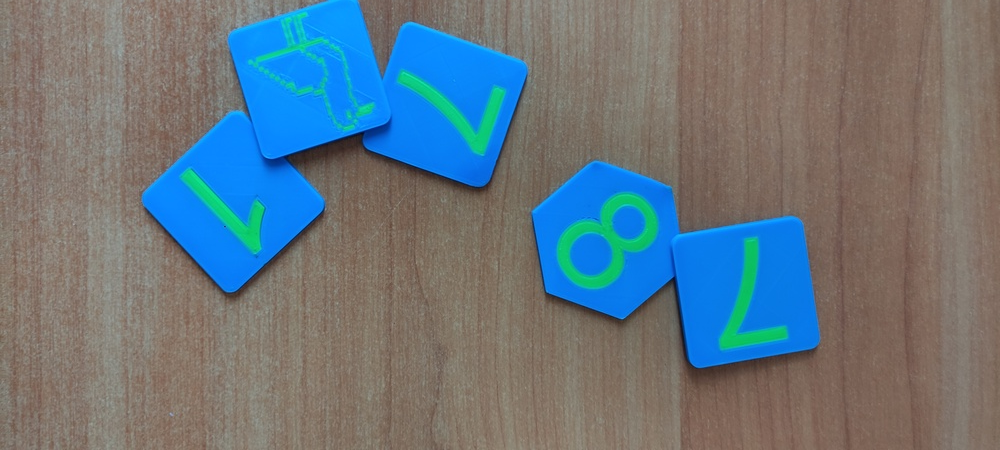
#> input picture Lab1/Dataset/1695128011374.jpg, 1000 x 450 px, shrunk from 4624 x 2080 before the run
$ python -i withLib.py   (imports and definitions only)
#> lines starting #> are read from the running program, lines starting #| are printed output that depends on the picture; after the words box and inside, x2 and y2 are one past the last pixel; in counts of white or black regions, pixels touching at a corner belong together
#> further down, picture is the input picture: shape (450, 1000, 3); mean B, G, R 126.5, 118.5, 104.2
### Lab1/utils.py
import os
import numpy as np

def ensure_dir(path: str) -> None:
    if not os.path.exists(path):
        os.makedirs(path, exist_ok=True)


def save_step(img: np.ndarray, name: str, variant: str, base_dir: str) -> None:
    import matplotlib.pyplot as plt
    folder = os.path.join(base_dir, f"variant_{variant}")
    ensure_dir(folder)
    path = os.path.join(folder, f"{name}.png")
    if img.dtype == bool:
        plt.imsave(path, img.astype(np.uint8) * 255, cmap="gray")
    elif img.ndim == 2:
        plt.imsave(path, img.astype(np.uint8), cmap="gray")
    else:
        plt.imsave(path, img.astype(np.uint8))

### Lab1/withLib.py
import os
from utils import save_step
from scipy.ndimage import gaussian_filter, binary_opening, binary_closing, label, binary_fill_holes, convolve
import numpy as np


def otsu_threshold(img: np.ndarray) -> int:
    img8 = np.clip(img, 0, 255).astype(np.uint8)
    hist = np.bincount(img8.ravel(), minlength=256).astype(float)
    total = img8.size
    sum_total = np.dot(np.arange(256), hist)
    sum_b = 0.0
    w_b = 0.0
    var_max = 0.0
    threshold = 0
    for t in range(256):
        w_b += hist[t]
        if w_b == 0:
            continue
        w_f = total - w_b
        if w_f == 0:
            break
        sum_b += t * hist[t]
        m_b = sum_b / w_b
        m_f = (sum_total - sum_b) / w_f
        var_between = w_b * w_f * (m_b - m_f) ** 2
        if var_between > var_max:
            var_max = var_between
            threshold = t
    return threshold


def scki_kit_impl(image: np.ndarray, sigma: float = 1.5, outdir: str = "."):
#> called with sigma = 1.5, outdir = '.'
    denom = image[:, :, 0].astype(float) + image[:, :, 1].astype(float) + image[:, :, 2].astype(float) + 1e-5
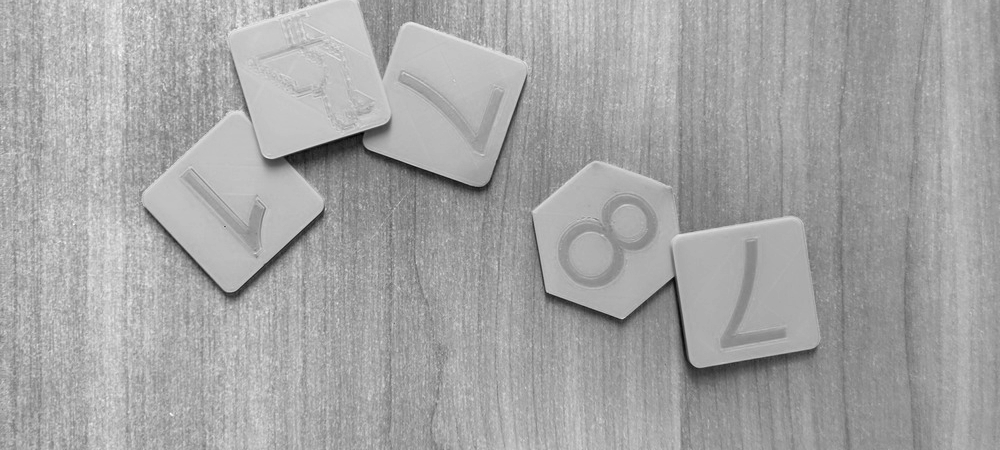
#> denom: shape (450, 1000) float64; min 58, max 508, mean 349.2; drawn with min black and max white
    blue_ratio = image[:, :, 2].astype(float) / denom
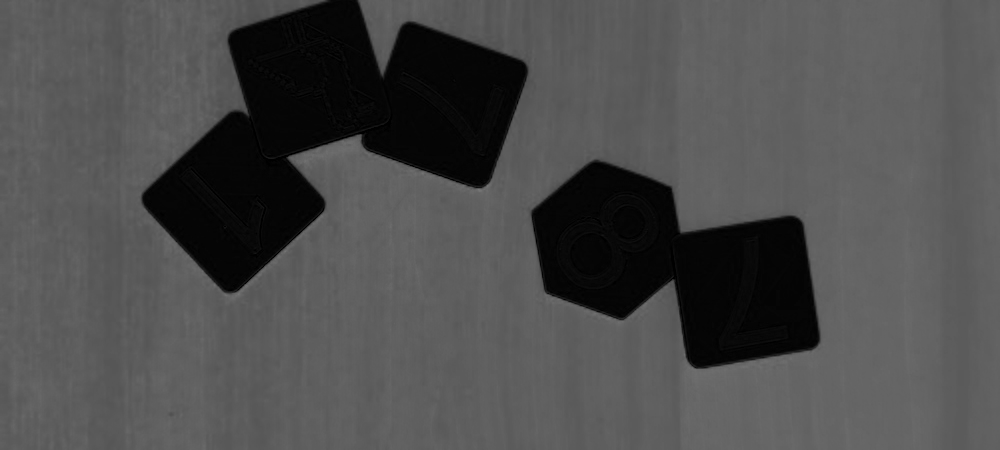
#> blue_ratio: shape (450, 1000) float64; min 0, max 0.461, mean 0.304
    blue_ratio *= 255.0

    blurred = gaussian_filter(blue_ratio, sigma=sigma)
    save_step(blurred, "01_blurred", "B", outdir)
#> in save_step, `plt.imsave(path, img.astype(np.uint8), cmap="gray")`:
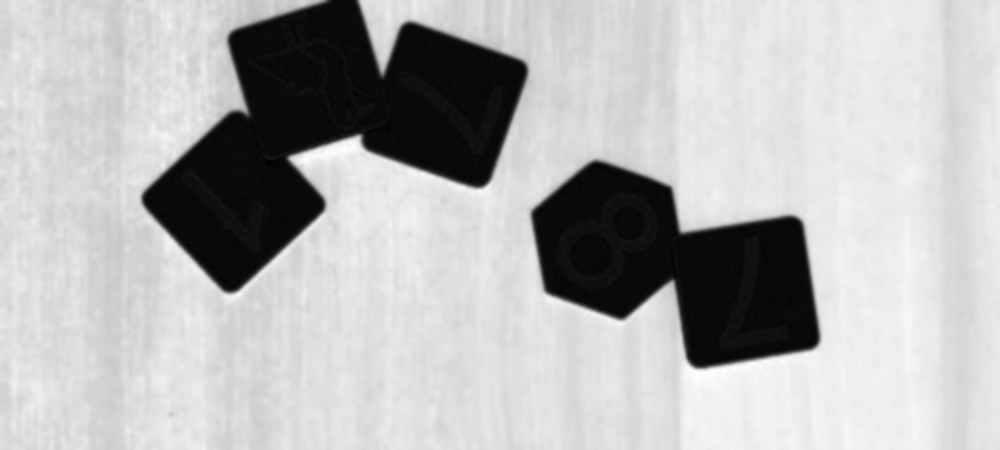
#> saved as 01_blurred.png: shape (450, 1000, 3); min 0, max 255, mean 181.5

    thr = otsu_threshold(blurred)
#> in otsu_threshold, `hist = np.bincount(img8.ravel(), minlength=256).astype(float)`: hist = 256 values, max 47438 at index 5, min 0 at index 0, mean 1757.8
#> in otsu_threshold, `sum_total = np.dot(np.arange(256), hist)`: sum_total = 34688252
#> the loop in otsu_threshold, `for t in range(256):` made 109 passes
#> (w_b, w_f, sum_b, m_b, m_f, var_max) on passes 2 to 13: (9, 449991, 9, 1, 77.09, 2.34e+10), (39, 449961, 69, 1.77, 77.09, 9.96e+10), (230, 449770, 642, 2.79, 77.12, 5.72e+11), (4730, 445270, 18642, 3.94, 77.86, 1.15e+13), (52168, 397832, 255832, 4.9, 86.55, 1.38e+14), (67769, 382231, 349438, 5.16, 89.84, 1.86e+14), (73607, 376393, 390304, 5.3, 91.12, 2.04e+14), (80303, 369697, 443872, 5.53, 92.63, 2.25e+14), (82497, 367503, 463618, 5.62, 93.13, 2.32e+14), (83091, 366909, 469558, 5.65, 93.26, 2.34e+14), (83507, 366493, 474134, 5.68, 93.36, 2.35e+14), (83911, 366089, 478982, 5.71, 93.45, 2.36e+14)
#> (w_b, w_f, sum_b, m_b, m_f, var_between) on passes 52 to 57: (90302, 359698, 662692, 7.34, 94.59, 2.47e+14), (90425, 359575, 669088, 7.4, 94.61, 2.47e+14), (90551, 359449, 675766, 7.46, 94.62, 2.47e+14), (90668, 359332, 682084, 7.52, 94.64, 2.47e+14), (90795, 359205, 689069, 7.59, 94.65, 2.47e+14), (90905, 359095, 695229, 7.65, 94.66, 2.47e+14)
#> after the loop in otsu_threshold, `for t in range(256):`: sum_b = 34687280; threshold = 50; var_max = 2.47e+14; w_b = 450000
#> thr = 50
    mask = blurred > thr
#> mask: shape (450, 1000) bool; 80% white; 2 black regions, box (x1, y1, x2, y2) and area: (142, 0, 528, 293) 54548, (531, 160, 820, 368) 35522
    save_step(mask, "02_binarized", "B", outdir)

    mask = binary_opening(mask, structure=np.ones((3, 3)))
#> mask: shape (450, 1000) bool; 80% white; 2 black regions, box (x1, y1, x2, y2) and area: (142, 0, 528, 293) 54561, (531, 160, 820, 368) 35522
    mask = binary_closing(mask, structure=np.ones((7, 7)))
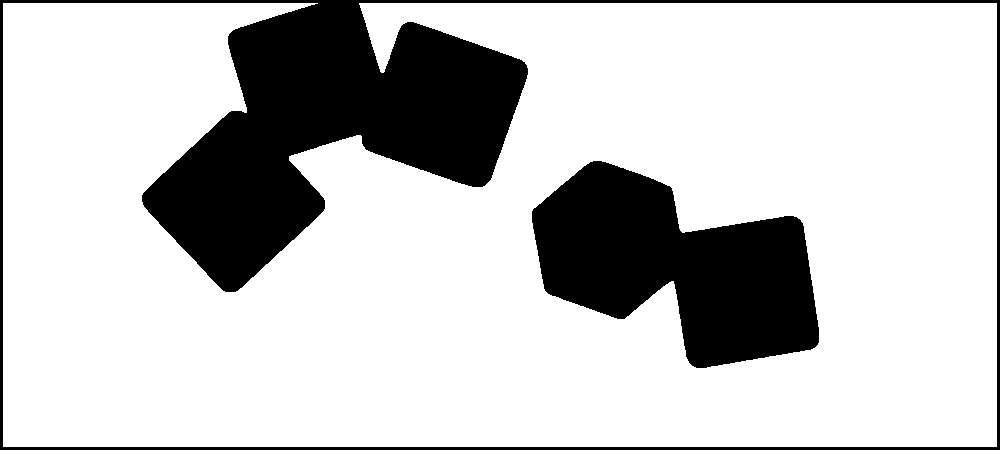
#> mask: shape (450, 1000) bool; 78.1% white; 2 black regions, box (x1, y1, x2, y2) and area: (0, 0, 1000, 450) 63103, (532, 161, 819, 368) 35513
    save_step(mask, "03_morphology", "B", outdir)

    labeled, num = label(mask)
#> num = 1
    if num > 0:
        sizes = np.bincount(labeled.ravel())
#> sizes = [98616, 351384]
        order = np.argsort(sizes[1:])[::-1] + 1
#> order = [1]
        keep_labels = order[:6]
#> keep_labels = [1]
        mask = np.isin(labeled, keep_labels)
    save_step(mask, "04_top_components", "B", outdir)

    mask = binary_fill_holes(mask)
#> mask: shape (450, 1000) bool; 86% white; 1 black region, box (x1, y1, x2, y2) and area: (0, 0, 1000, 450) 63103
    save_step(mask, "05_filled", "B", outdir)

    masked_rgb = image.copy()
    masked_rgb[~mask] = 0
#> masked_rgb: shape (450, 1000, 3); 14.02% of pixels changed, all inside (x1, y1, x2, y2) = (0, 0, 1000, 450)
    save_step(masked_rgb, "06_masked_image", "B", outdir)

    gray = np.dot(image.astype(float), [0.299, 0.587, 0.114])
    sx = np.array([[-1, 0, 1], [-2, 0, 2], [-1, 0, 1]], dtype=float)
    sy = np.array([[-1, -2, -1], [0, 0, 0], [1, 2, 1]], dtype=float)
    gx = convolve(gray * mask, sx)
    gy = convolve(gray * mask, sy)
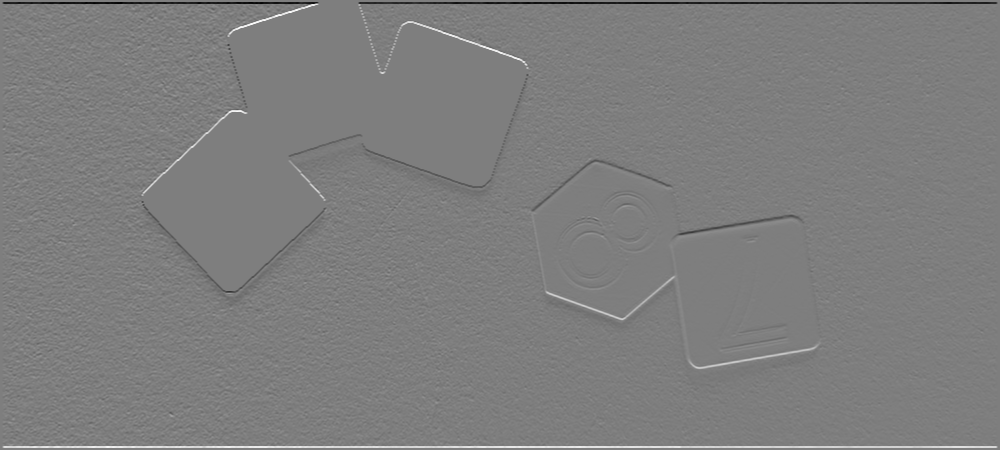
#> gy: shape (450, 1000) float64; min -615.9, max 627.9, mean 0; drawn with min black and max white
    edges = np.sqrt(gx ** 2 + gy ** 2)
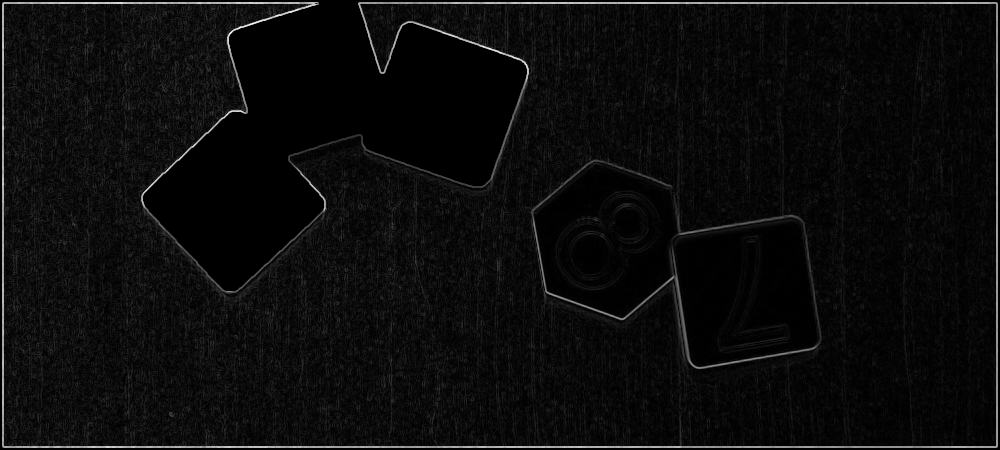
#> edges: shape (450, 1000) float64; min 0, max 700.8, mean 33.4; drawn with min black and max white
    m = np.max(edges)
#> m = 700.8
    edges = (edges / m * 255).astype(np.uint8) if m > 0 else edges.astype(np.uint8)
    edges_high = edges > 30
#> edges_high: shape (450, 1000) bool; 4.1% white in thin lines or dots
    save_step(edges_high, "07_edges", "B", outdir)

    result = masked_rgb.copy()
    result[edges_high] = [255, 0, 0]
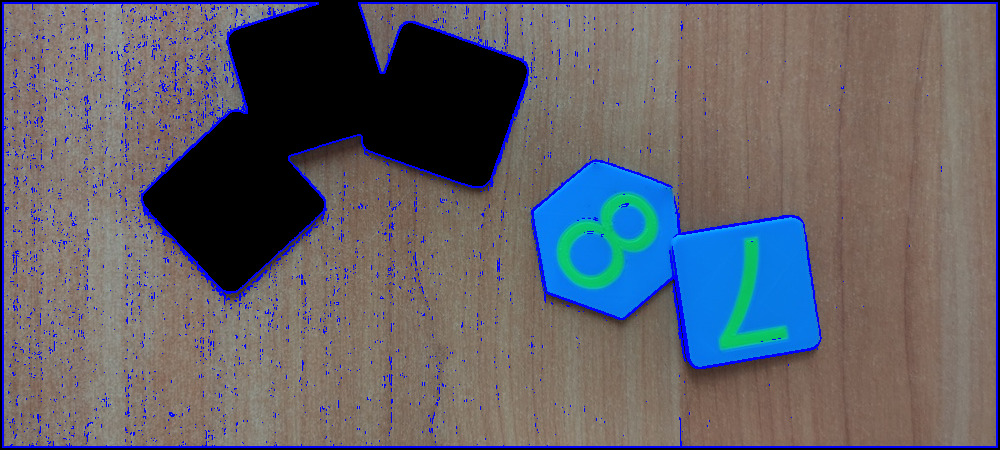
#> result: shape (450, 1000, 3); mean B, G, R 103.1, 95.6, 97.1
    save_step(result, "08_result", "B", outdir)
    return result, mask.astype(bool), edges_high

>>> import cv2
>>> picture = cv2.imread('Dataset/1695128011374.jpg')
>>> result = scki_kit_impl(picture)
